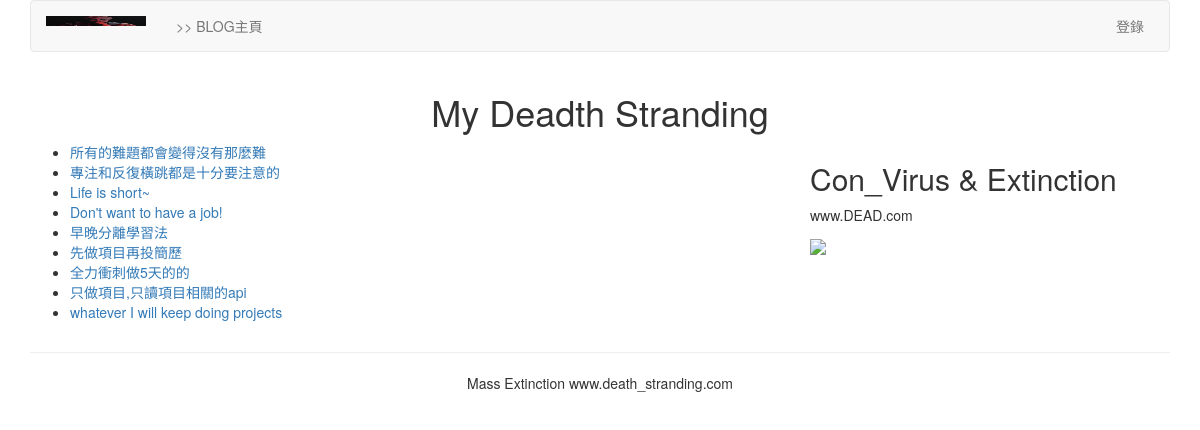
The page /blog/ on the database as committed earlier.
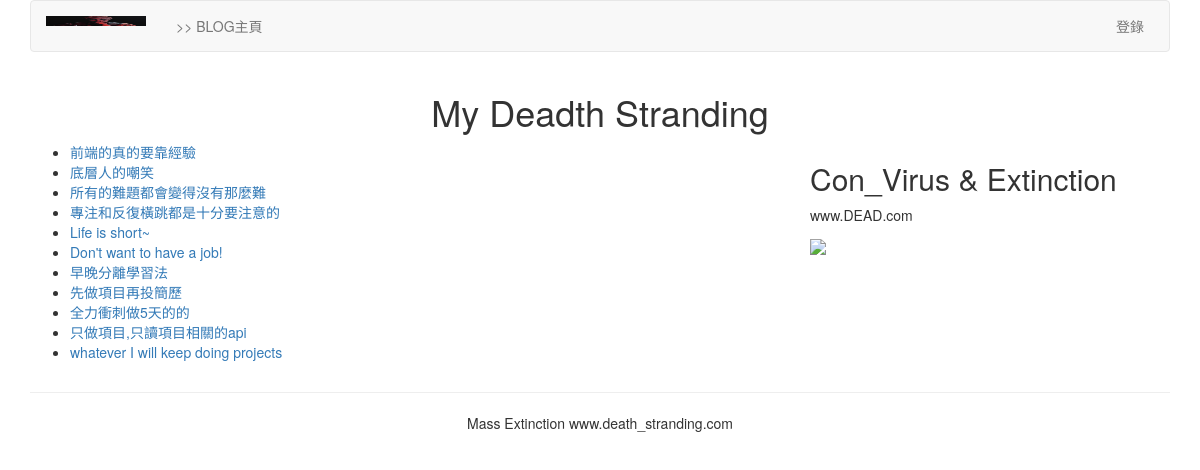
The same page on the database as committed later.
### blog/models.py (models this page shows, shortened)
class BlogArticles(models.Model):
    title = models.CharField(max_length=300)
    author = models.ForeignKey(User, on_delete=models.CASCADE, related_name='blog_posts')
    body = models.TextField()
    publish = models.DateTimeField(default=timezone.now)
    class Meta:
        ordering = ('-publish',)

### blog/views.py (the view)
# urls.py: path('',views.blog_title,name='blog_title'),
def blog_title(request):
    blogs = BlogArticles.objects.all()
    return render(request,'blog/titles.html',{'blogs':blogs})

### templates/blog/titles.html (shortened to what this page needs)
{% extends "base.html" %}
{% block content %}
<div class="row text-center vertical-middle-sm">
    <h1>My Deadth Stranding</h1>
</div>
<div class="row">
    <div class="col-xs-12 col-md-8">
    <ul>
    {% for blog in blogs %}
        <li><a href="{{ blog.id }}">{{ blog.title }}</a></li>
    {% endfor %}
    </ul>
    </div>
    <div class="col-xs-6 col-md-4">
    <h2>Con_Virus & Extinction</h2>
    <p>   www.DEAD.com</p>
    <img width="318px" src="https://www.3dmgame.com/uploads/allimg/160616/317-160616143428.jpg">
    </div>
</div>
{% endblock %}

### templates/base.html (shortened to what this page needs)
{% load static %}
<!DOCTYPE html>
<html lang="zh-cn">
<head>
    <link rel="stylesheet" href="{% static 'css/bootstrap.css' %}">
    </head>
    <body>
        {% include 'header.html' %}
        <div class="container">
            {% block content %} {% endblock %}
        </div>
        {% include "footer.html" %}
    </body>
</html>

### templates/header.html (shortened to what this page needs)
{% load static %}
<div class="container">
    <nav class="navbar navbar-default" role="navigation">
        <div class="navbar-header">
            <a class="navbar-brand" href="https://tzfile.com">
                <img src="{% static '/images/logo.png' %}" height='10px' width="100px" alt='No Pic'>
            </a>
        </div>
        <div>
            <ul class="nav navbar-nav" role="navigation">
                <li><a href="{% url 'blog:blog_title' %}">>> BLOG主頁</a></li>
            </ul>
            <ul class="nav navbar-nav navbar-right" style="margin-right:10px">
           {% if user.is_authenticated %}
           <li>
           <div class="dropdown" style="margin-top:8px">
                        <button class='btn btn-default dropdown-toggle' type='button' id='dropdownMenu' data-toggle='dropdown'>{{ user.username.upper }}
                            <span class='caret'></span>
                        </button>
                        <ul class="dropdown-menu">
                            <li><a href="{% url 'account:password_change' %}">修改密码</a></li>
                            <li><a href="{% url 'account:my_information' %}">个人信息</a></li>
                            <li><a href="{% url 'account:my_image' %}">修改頭像</a></li>
                            <li><a href="{% url 'article:article_column' %}">後臺管理</a></li>
                        </ul.
           <li><a href="{% url 'account:user_logout' %}">退出</a></li>
           {% else %}
            <li><a href="{% url 'account:user_login' %}">登錄</a></li>
            {% endif %}
            </ul>
        </div>
    </nav>
</div>

### templates/footer.html
<div class="container"> <hr>
    <p class="text-center">Mass Extinction  www.death_stranding.com</p>
</div>

Rows that differ between the two databases and show on the page:
added BlogArticles: title "前端的真的要靠經驗"
added BlogArticles: title "底層人的嘲笑"
